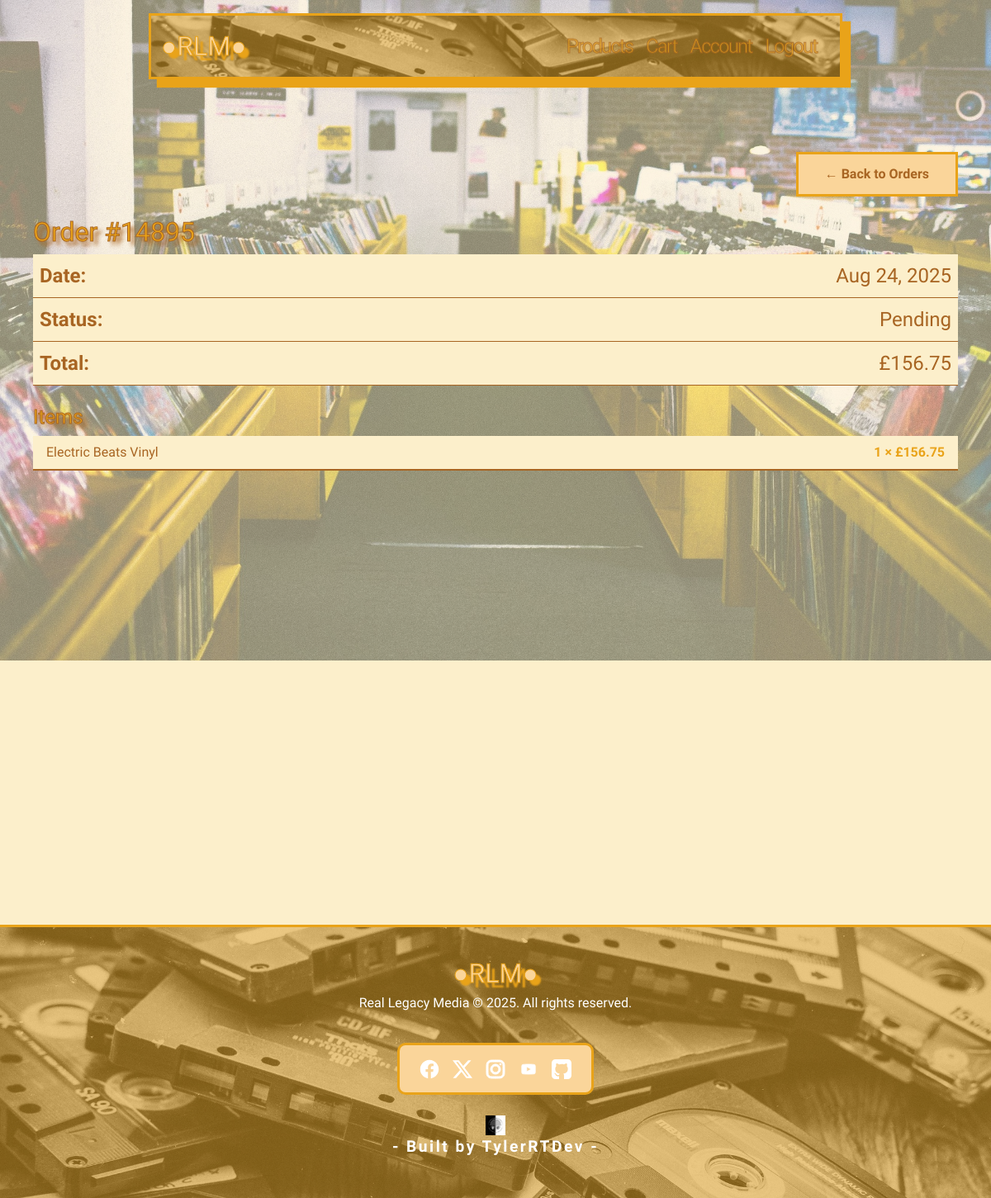
Screenshot of /accounts/orders/101/ (signed in) with the database file from the repository.
### checkout/models.py (models this page shows, shortened)
class CheckoutOrder(models.Model):
    STATUS_CHOICES = [
        ('pending', 'Pending'),
        ('shipped', 'Shipped'),
        ('delivered', 'Delivered'),
    ]
    user = models.ForeignKey(User, on_delete=models.CASCADE, null=True, blank=True)
    order_session = models.CharField(max_length=255, unique=True, blank=True, null=True)
    order_number = models.CharField(max_length=5, unique=True, blank=True, null=True)
    email = models.EmailField(blank=True, null=True)
    city = models.CharField(max_length=50, null=True, blank=True)
    postcode = models.CharField(max_length=20, null=True, blank=True)
    total_amount = models.DecimalField(max_digits=10, decimal_places=2)
    status = models.CharField(max_length=20, choices=STATUS_CHOICES, default='pending')
    created_at = models.DateTimeField(auto_now_add=True)
    full_name = models.CharField(max_length=100, null=True, blank=True)
    shipping_address = models.TextField(null=True, blank=True)
    shipping_city = models.CharField(max_length=50, null=True, blank=True)
    shipping_postcode = models.CharField(max_length=20, null=True, blank=True)
    billing_address = models.TextField(null=True, blank=True)
    billing_city = models.CharField(max_length=20,null=True, blank=True)
    billing_postcode = models.CharField(max_length=20,null=True, blank=True)

class CheckoutItem(models.Model):
    order = models.ForeignKey(CheckoutOrder, on_delete=models.CASCADE, related_name='items')
    product = models.ForeignKey(Product, on_delete=models.SET_NULL, null=True)
    size = models.CharField(max_length=10, blank=True, null=True)
    quantity = models.PositiveIntegerField(null=True, blank=True)
    price = models.DecimalField(max_digits=10, decimal_places=2)

### products/models.py (models this page shows, shortened)
class Product(models.Model):
    SIZE_CHOICES = [
        ('S', 'Small'),
        ('M', 'Medium'),
        ('L', 'Large'),
        ('XL', 'Extra Large'),
        ('XXL', 'Double Extra Large'),
    ]
    name = models.CharField(max_length=200)
    slug = models.SlugField(unique=True)
    category = models.ForeignKey(Category, on_delete=models.CASCADE, null=True)
    description = models.TextField()
    genre = models.ForeignKey(Genre, on_delete=models.SET_NULL, null=True, blank=True)
    media_type = models.ForeignKey(MediaType, on_delete=models.SET_NULL, null=True, blank=True)
    price = models.DecimalField(max_digits=10, decimal_places=2)
    stock = models.PositiveIntegerField()
    size = models.CharField(max_length=3, choices=SIZE_CHOICES, blank=True, null=True)
    is_featured = models.BooleanField(default=False)
    is_limited_edition = models.BooleanField(default=False)
    created_at = models.DateTimeField(auto_now_add=True)

### accounts/views.py (the view)
# urls.py: path('orders/<int:order_id>/', views.order_detail_view, name='order_detail'),
@login_required
def order_detail_view(request, order_id):
    try:
        order = CheckoutOrder.objects.get(id=order_id, user=request.user)
    except CheckoutOrder.DoesNotExist:
        raise Http404("Order not found.")
    return render(request, 'accounts/order_detail.html', {'order': order})

### templates/accounts/order_detail.html
{% extends 'base.html' %}
{% block content %}
<div class="order-detail-container container py-5">
  <div class="back-button d-flex justify-content-end mb-4">
      <a href="{% url 'accounts:order_history' %}" class="back-btn-retro">
      <span> ←</span> Back to Orders
      </a>
  </div>
  <h2>Order #{{ order.order_number }}</h2>
  <p><strong>Date:</strong> {{ order.created_at|date:"M d, Y" }}</p>
  <p><strong>Status:</strong> {{ order.status|capfirst }}</p>
  <p><strong>Total:</strong> £{{ order.total_amount }}</p>
  <h4 class="mt-4">Items</h4>
  <ul class="list-group">
    {% for item in order.items.all %}
    <li class="list-group-item d-flex justify-content-between">
      <div>
        {{ item.product.name }} {% if item.size %}<small>| Size: ( {{ item.size }} )</small>{% endif %}
      </div>
      <div class="order-detail-quantity-price fw-bold">
        {{ item.quantity }} × £{{ item.price }}
      </div>
    </li>
    {% endfor %}
  </ul>
</div>
{% endblock %}

### static/css/style.css (style rules this page uses)
:root { --black: #000000; --brown: #a86523; --orange: #E9A319; --peach: #fad59a; --cream: #fcefcb; --text-color: #000000; }
body { font-family: 'Kodchasan', sans-serif; color: var(--text-color); background-color: var(--cream); }
h1, h2, h3, h4 { font-family: 'Brexon', sans-serif; }
.back-btn-retro { border: solid 3px var(--orange); color: var(--brown); border-radius: 0px; font-weight: bold; text-decoration: none; padding: 0.75rem 2rem; background-color: var(--peach); transition: 0.5s; }
.back-button { display: flex; align-self: flex-end; margin-bottom: 2rem; justify-content: space-around; }
.back-btn-retro { border-radius: 3px var(--brown); }
.form-title-container h2, .cart-table-container h1, .order-detail-container h2, .order-detail-container h4, .login-container h1, .register-container h1, .checkout-card h1, .checkout-confirmation-container h1, .success-container h1 { text-shadow: 5px 5px 5px var(--brown); -webkit-text-fill-color: var(--orange); -webkit-text-stroke-width: 1px; -webkit-text-stroke-color: var(--brown); }
.order-detail-container { height: 120vh; }
.list-group { border-radius: 0px; }
.checkout-card ul li, .order-detail-container ul li { border: none; border-bottom: 2px solid var(--brown); background: var(--cream); margin-bottom: 1rem; transition: 0.7s ease; color: var(--brown); margin: 0; }
.checkout-item-quantity-cost, .order-detail-quantity-price { color: var(--orange); }
.order-detail-container p { font-size: 150%; color: var(--brown); display: flex; justify-content: space-between; background-color: var(--cream); padding: 0.5rem; margin: 0; border-bottom: solid 1px var(--brown); }
@media (min-width: 1024px) and (max-width: 1439px) { .container { max-width: 1200px; padding: 0 20px; } }

### rows the page displays
CheckoutOrder: order_number "14895", created_at "Aug 24, 2025", status "Pending", total_amount "156.75"
CheckoutItem: product.name "Electric Beats Vinyl", quantity "1", price "156.75"
